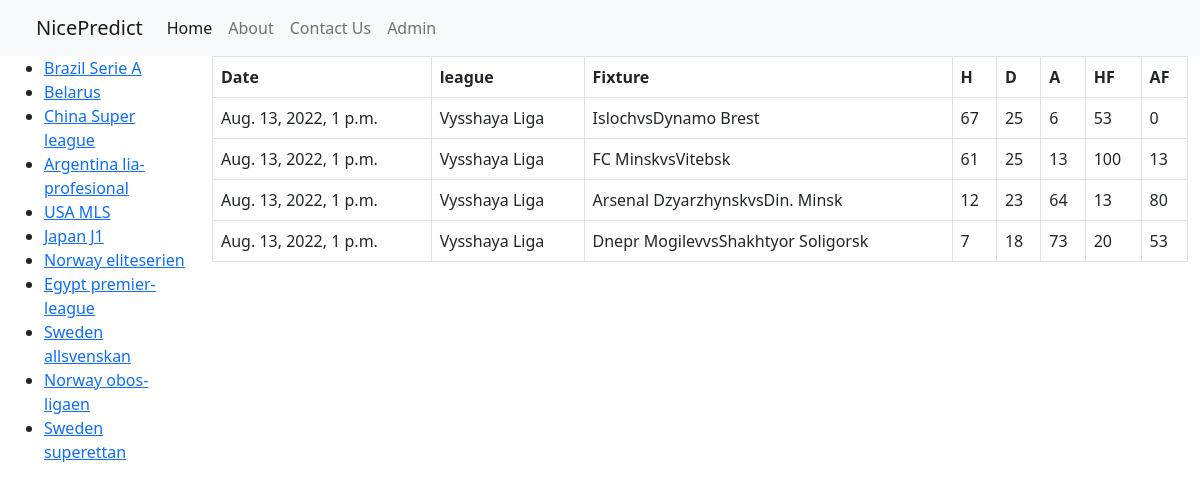
The page / on the database its author committed.
### scrape/models.py (models this page shows, shortened)
class Prediction(models.Model):
    date = models.DateTimeField()
    league =models.CharField(max_length=50)
    fixture =models.CharField(max_length=50)
    home_win =models.IntegerField()
    draw =models.IntegerField()
    away_win =models.IntegerField()
    home_form =models.IntegerField()
    away_form =models.IntegerField()
    class Meta:
        ordering = ['date','-home_win', '-away_win']

### scrape/views.py (the view)
# urls.py: path('', IndexView,name='home'),
def IndexView(request):
    top_predictions = Prediction.objects.filter(home_win__gte=60,date__gte=current_date,date__lte=end_date)|Prediction.objects.filter(away_win__gte=60,date__gte=current_date,date__lte=end_date)
    context ={
        'top_predictions':top_predictions,
    }
    return render(request,'index.html',context)

### templates/index.html
{% extends "base.html" %} {% block content %} {% include "sidebar.html" %}
<div class="col-10">
  <div>
    {% if top_predictions %}
    <div>
      <table class="table table-bordered">
        <thead>
          <tr>
            <th scope="col">Date</th>
            <th scope="col">league</th>
            <th scope="col">Fixture</th>
            <th scope="col">H</th>
            <th scope="col">D</th>
            <th scope="col">A</th>
            <th scope="col">HF</th>
            <th scope="col">AF</th>
          </tr>
        </thead>
        <tbody>
          {% for i in top_predictions%}
          <tr>
            <td>{{i.date}}</td>
            <td>{{i.league}}</td>
            <td>{{i.fixture}}</td>
            <td>{{i.home_win}}</td>
            <td>{{i.draw}}</td>
            <td>{{i.away_win}}</td>
            <td>{{i.home_form}}</td>
            <td>{{i.away_form}}</td>
          </tr>
          {% endfor %}
        </tbody>
      </table>
    </div>
    {% else %}
    <div>No top prediction now</div>
    {% endif %}
  </div>
</div>
{% endblock content %}

### rows shown on the page
Prediction: date "Aug. 13, 2022, 1 p.m.", league "Vysshaya Liga", fixture "IslochvsDynamo Brest", home_win "67", draw "25", away_win "6", home_form "53", away_form "0"
Prediction: date "Aug. 13, 2022, 1 p.m.", league "Vysshaya Liga", fixture "FC MinskvsVitebsk", home_win "61", draw "25", away_win "13", home_form "100", away_form "13"
Prediction: date "Aug. 13, 2022, 1 p.m.", league "Vysshaya Liga", fixture "Arsenal DzyarzhynskvsDin. Minsk", home_win "12", draw "23", away_win "64", home_form "13", away_form "80"
Prediction: date "Aug. 13, 2022, 1 p.m.", league "Vysshaya Liga", fixture "Dnepr MogilevvsShakhtyor Soligorsk", home_win "7", draw "18", away_win "73", home_form "20", away_form "53"
